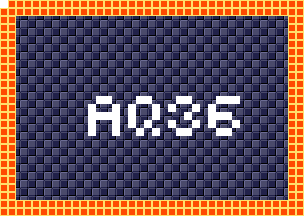

This is a level from a 2D game, rendered from its Tiled map with the project's own tilesets. A one-line summary and the map file follow, with tile-layer data summarised:
An orthogonal 38x27 tile map with 8x8 px tiles, 4 tile layers (background, foreground, room numbers, Objects), 15 tilesets.

<map version="1.5" tiledversion="1.7.1" orientation="orthogonal" renderorder="right-down" width="38" height="27" tilewidth="8" tileheight="8" infinite="0" nextlayerid="11" nextobjectid="1">
 <tileset firstgid="1" source="tilesheets/tsKarniMata.tsx" />
 <tileset firstgid="1025" source="tilesheets/tsVoodooWasp.tsx" />
 <tileset firstgid="2049" source="tilesheets/tsBurial.tsx" />
 <tileset firstgid="3073" source="tilesheets/tsBlueTemple.tsx" />
 <tileset firstgid="4097" source="tilesheets/tsGoddess.tsx" />
 <tileset firstgid="5121" source="tilesheets/tsKonark.tsx" />
 <tileset firstgid="6145" name="sEnemies" tilewidth="8" tileheight="8" tilecount="1024" columns="32">
  <image source="../grapx/tilesheets/sObjects.bmp" trans="ff94ff" width="256" height="256" />
 </tileset>
 <tileset firstgid="7169" source="tilesheets/tsIceTemple.tsx" />
 <tileset firstgid="8193" source="tilesheets/tsLavaArea.tsx" />
 <tileset firstgid="9217" source="tilesheets/tsBossArea.tsx" />
 <tileset firstgid="10241" source="tilesheets/tsPegu.tsx" />
 <tileset firstgid="11265" source="tilesheets/sTiwanakuTemple.tsx" />
 <tileset firstgid="12289" source="tilesheets/sIndraTemple.tsx" />
 <tileset firstgid="13313" source="tilesheets/sTeleport.tsx" />
 <tileset firstgid="14337" source="tilesheets/sObjects.tsx" />
 <layer id="2" name="background" width="38" height="27">
  <data>[1026 cells, 1026 non-empty, 2 distinct tile ids]</data>
 </layer>
 <layer id="1" name="foreground" width="38" height="27">
  <data>[1026 cells, 244 non-empty, 1 distinct tile ids]</data>
 </layer>
 <layer id="7" name="room numbers" width="38" height="27">
  <data>[1026 cells, 43 non-empty, 1 distinct tile ids]</data>
 </layer>
 <layer id="10" name="Objects" width="38" height="27">
  <data>[1026 cells, 0 non-empty, 0 distinct tile ids]</data>
 </layer>
</map>
